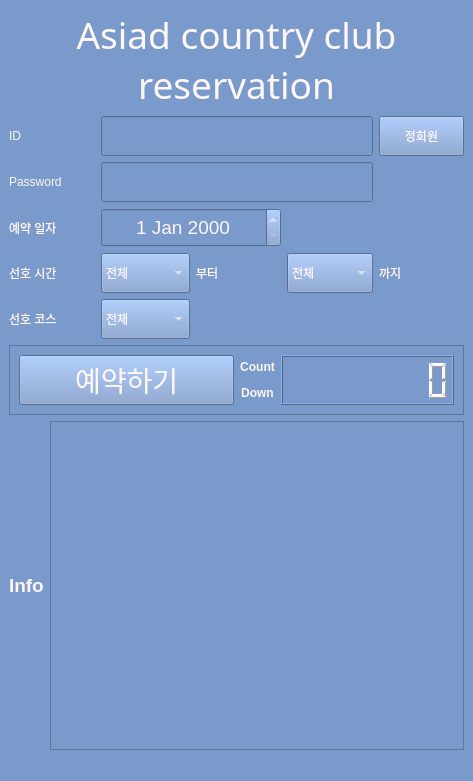
<?xml version="1.0" encoding="UTF-8"?>
<ui version="4.0">
 <class>AsiadForm</class>
 <widget class="QMainWindow" name="AsiadForm">
  <property name="geometry">
   <rect>
    <x>0</x>
    <y>0</y>
    <width>473</width>
    <height>781</height>
   </rect>
  </property>
  <property name="windowTitle">
   <string>Asiad country club reservation</string>
  </property>
  <property name="styleSheet">
   <string notr="true">background-color: #7b9acc;
color:#FCF6F5;</string>
  </property>
  <widget class="QWidget" name="centralwidget">
   <layout class="QVBoxLayout" name="verticalLayout_2">
    <item>
     <layout class="QVBoxLayout" name="verticalLayout" stretch="5,0,5">
      <item>
       <layout class="QGridLayout" name="gridLayout" rowstretch="2,1,1,1,1,1">
        <item row="4" column="0">
         <widget class="QLabel" name="label_4">
          <property name="sizePolicy">
           <sizepolicy hsizetype="Expanding" vsizetype="Expanding">
            <horstretch>0</horstretch>
            <verstretch>0</verstretch>
           </sizepolicy>
          </property>
          <property name="text">
           <string>선호 시간</string>
          </property>
         </widget>
        </item>
        <item row="4" column="2">
         <widget class="QLabel" name="label_7">
          <property name="sizePolicy">
           <sizepolicy hsizetype="Expanding" vsizetype="Expanding">
            <horstretch>0</horstretch>
            <verstretch>0</verstretch>
           </sizepolicy>
          </property>
          <property name="text">
           <string>부터</string>
          </property>
         </widget>
        </item>
        <item row="4" column="3">
         <widget class="QComboBox" name="ito_time">
          <property name="sizePolicy">
           <sizepolicy hsizetype="Expanding" vsizetype="Expanding">
            <horstretch>0</horstretch>
            <verstretch>0</verstretch>
           </sizepolicy>
          </property>
          <item>
           <property name="text">
            <string>전체</string>
           </property>
          </item>
          <item>
           <property name="text">
            <string>5시</string>
           </property>
          </item>
          <item>
           <property name="text">
            <string>6시</string>
           </property>
          </item>
          <item>
           <property name="text">
            <string>7시</string>
           </property>
          </item>
          <item>
           <property name="text">
            <string>8시</string>
           </property>
          </item>
          <item>
           <property name="text">
            <string>9시</string>
           </property>
          </item>
          <item>
           <property name="text">
            <string>10시</string>
           </property>
          </item>
          <item>
           <property name="text">
            <string>11시</string>
           </property>
          </item>
          <item>
           <property name="text">
            <string>12시</string>
           </property>
          </item>
          <item>
           <property name="text">
            <string>13시</string>
           </property>
          </item>
          <item>
           <property name="text">
            <string>14시</string>
           </property>
          </item>
          <item>
           <property name="text">
            <string>15시</string>
           </property>
          </item>
         </widget>
        </item>
        <item row="4" column="1">
         <widget class="QComboBox" name="ifm_time">
          <property name="sizePolicy">
           <sizepolicy hsizetype="Expanding" vsizetype="Expanding">
            <horstretch>0</horstretch>
            <verstretch>0</verstretch>
           </sizepolicy>
          </property>
          <item>
           <property name="text">
            <string>전체</string>
           </property>
          </item>
          <item>
           <property name="text">
            <string>5시</string>
           </property>
          </item>
          <item>
           <property name="text">
            <string>6시</string>
           </property>
          </item>
          <item>
           <property name="text">
            <string>7시</string>
           </property>
          </item>
          <item>
           <property name="text">
            <string>8시</string>
           </property>
          </item>
          <item>
           <property name="text">
            <string>9시</string>
           </property>
          </item>
          <item>
           <property name="text">
            <string>10시</string>
           </property>
          </item>
          <item>
           <property name="text">
            <string>11시</string>
           </property>
          </item>
          <item>
           <property name="text">
            <string>12시</string>
           </property>
          </item>
          <item>
           <property name="text">
            <string>13시</string>
           </property>
          </item>
          <item>
           <property name="text">
            <string>14시</string>
           </property>
          </item>
          <item>
           <property name="text">
            <string>15시</string>
           </property>
          </item>
         </widget>
        </item>
        <item row="3" column="0">
         <widget class="QLabel" name="label_3">
          <property name="sizePolicy">
           <sizepolicy hsizetype="Expanding" vsizetype="Expanding">
            <horstretch>0</horstretch>
            <verstretch>0</verstretch>
           </sizepolicy>
          </property>
          <property name="text">
           <string>예약 일자</string>
          </property>
         </widget>
        </item>
        <item row="2" column="0">
         <widget class="QLabel" name="label_5">
          <property name="sizePolicy">
           <sizepolicy hsizetype="Expanding" vsizetype="Expanding">
            <horstretch>0</horstretch>
            <verstretch>0</verstretch>
           </sizepolicy>
          </property>
          <property name="text">
           <string>Password</string>
          </property>
         </widget>
        </item>
        <item row="1" column="0">
         <widget class="QLabel" name="label_2">
          <property name="sizePolicy">
           <sizepolicy hsizetype="Expanding" vsizetype="Expanding">
            <horstretch>0</horstretch>
            <verstretch>0</verstretch>
           </sizepolicy>
          </property>
          <property name="text">
           <string>ID</string>
          </property>
         </widget>
        </item>
        <item row="5" column="0">
         <widget class="QLabel" name="label_6">
          <property name="sizePolicy">
           <sizepolicy hsizetype="Expanding" vsizetype="Expanding">
            <horstretch>0</horstretch>
            <verstretch>0</verstretch>
           </sizepolicy>
          </property>
          <property name="text">
           <string>선호 코스</string>
          </property>
         </widget>
        </item>
        <item row="4" column="4">
         <widget class="QLabel" name="label_10">
          <property name="sizePolicy">
           <sizepolicy hsizetype="Expanding" vsizetype="Expanding">
            <horstretch>0</horstretch>
            <verstretch>0</verstretch>
           </sizepolicy>
          </property>
          <property name="text">
           <string>까지</string>
          </property>
         </widget>
        </item>
        <item row="5" column="1">
         <widget class="QComboBox" name="icourse">
          <property name="sizePolicy">
           <sizepolicy hsizetype="Expanding" vsizetype="Expanding">
            <horstretch>0</horstretch>
            <verstretch>0</verstretch>
           </sizepolicy>
          </property>
          <item>
           <property name="text">
            <string>전체</string>
           </property>
          </item>
          <item>
           <property name="text">
            <string>Lake 코스</string>
           </property>
          </item>
          <item>
           <property name="text">
            <string>Pine 코스</string>
           </property>
          </item>
          <item>
           <property name="text">
            <string>Valley 코스</string>
           </property>
          </item>
         </widget>
        </item>
        <item row="1" column="4">
         <widget class="QPushButton" name="imember">
          <property name="sizePolicy">
           <sizepolicy hsizetype="Expanding" vsizetype="Expanding">
            <horstretch>0</horstretch>
            <verstretch>0</verstretch>
           </sizepolicy>
          </property>
          <property name="text">
           <string>정회원</string>
          </property>
          <property name="checkable">
           <bool>true</bool>
          </property>
         </widget>
        </item>
        <item row="1" column="1" colspan="3">
         <widget class="QLineEdit" name="iid">
          <property name="sizePolicy">
           <sizepolicy hsizetype="Expanding" vsizetype="Expanding">
            <horstretch>0</horstretch>
            <verstretch>0</verstretch>
           </sizepolicy>
          </property>
         </widget>
        </item>
        <item row="2" column="1" colspan="3">
         <widget class="QLineEdit" name="ipassword">
          <property name="sizePolicy">
           <sizepolicy hsizetype="Expanding" vsizetype="Expanding">
            <horstretch>0</horstretch>
            <verstretch>0</verstretch>
           </sizepolicy>
          </property>
         </widget>
        </item>
        <item row="0" column="0" colspan="5">
         <widget class="QLabel" name="label">
          <property name="sizePolicy">
           <sizepolicy hsizetype="Expanding" vsizetype="Expanding">
            <horstretch>0</horstretch>
            <verstretch>0</verstretch>
           </sizepolicy>
          </property>
          <property name="font">
           <font>
            <family>Old English Text MT</family>
            <pointsize>28</pointsize>
           </font>
          </property>
          <property name="text">
           <string>Asiad country club reservation</string>
          </property>
          <property name="alignment">
           <set>Qt::AlignCenter</set>
          </property>
          <property name="wordWrap">
           <bool>true</bool>
          </property>
         </widget>
        </item>
        <item row="3" column="1" colspan="2">
         <widget class="QDateEdit" name="idate">
          <property name="sizePolicy">
           <sizepolicy hsizetype="Expanding" vsizetype="Expanding">
            <horstretch>0</horstretch>
            <verstretch>0</verstretch>
           </sizepolicy>
          </property>
          <property name="font">
           <font>
            <pointsize>14</pointsize>
           </font>
          </property>
          <property name="alignment">
           <set>Qt::AlignCenter</set>
          </property>
         </widget>
        </item>
       </layout>
      </item>
      <item>
       <widget class="QFrame" name="frame">
        <property name="sizePolicy">
         <sizepolicy hsizetype="Expanding" vsizetype="Expanding">
          <horstretch>0</horstretch>
          <verstretch>0</verstretch>
         </sizepolicy>
        </property>
        <property name="frameShape">
         <enum>QFrame::StyledPanel</enum>
        </property>
        <property name="frameShadow">
         <enum>QFrame::Raised</enum>
        </property>
        <layout class="QHBoxLayout" name="horizontalLayout_3">
         <item>
          <widget class="QPushButton" name="iproc">
           <property name="sizePolicy">
            <sizepolicy hsizetype="Expanding" vsizetype="Expanding">
             <horstretch>0</horstretch>
             <verstretch>0</verstretch>
            </sizepolicy>
           </property>
           <property name="font">
            <font>
             <pointsize>21</pointsize>
            </font>
           </property>
           <property name="text">
            <string>예약하기</string>
           </property>
          </widget>
         </item>
         <item>
          <layout class="QHBoxLayout" name="horizontalLayout" stretch="1,5">
           <item>
            <widget class="QLabel" name="label_8">
             <property name="sizePolicy">
              <sizepolicy hsizetype="Expanding" vsizetype="Expanding">
               <horstretch>0</horstretch>
               <verstretch>0</verstretch>
              </sizepolicy>
             </property>
             <property name="text">
              <string>&lt;html&gt;&lt;head/&gt;&lt;body&gt;&lt;p align=&quot;center&quot;&gt;&lt;span style=&quot; font-weight:700;&quot;&gt;Count&lt;/span&gt;&lt;/p&gt;&lt;p align=&quot;center&quot;&gt;&lt;span style=&quot; font-weight:700;&quot;&gt;Down&lt;/span&gt;&lt;/p&gt;&lt;/body&gt;&lt;/html&gt;</string>
             </property>
            </widget>
           </item>
           <item>
            <widget class="QLCDNumber" name="ilcdNumber">
             <property name="sizePolicy">
              <sizepolicy hsizetype="Expanding" vsizetype="Expanding">
               <horstretch>0</horstretch>
               <verstretch>0</verstretch>
              </sizepolicy>
             </property>
             <property name="digitCount">
              <number>8</number>
             </property>
            </widget>
           </item>
          </layout>
         </item>
        </layout>
       </widget>
      </item>
      <item>
       <layout class="QHBoxLayout" name="horizontalLayout_2">
        <item>
         <widget class="QLabel" name="label_9">
          <property name="text">
           <string>&lt;html&gt;&lt;head/&gt;&lt;body&gt;&lt;p&gt;&lt;span style=&quot; font-size:14pt; font-weight:700;&quot;&gt;Info&lt;/span&gt;&lt;/p&gt;&lt;/body&gt;&lt;/html&gt;</string>
          </property>
         </widget>
        </item>
        <item>
         <widget class="QTextBrowser" name="iresult"/>
        </item>
       </layout>
      </item>
     </layout>
    </item>
   </layout>
  </widget>
  <widget class="QMenuBar" name="menubar">
   <property name="geometry">
    <rect>
     <x>0</x>
     <y>0</y>
     <width>473</width>
     <height>26</height>
    </rect>
   </property>
  </widget>
  <widget class="QStatusBar" name="statusbar"/>
 </widget>
 <tabstops>
  <tabstop>iid</tabstop>
  <tabstop>imember</tabstop>
  <tabstop>ipassword</tabstop>
  <tabstop>idate</tabstop>
  <tabstop>ifm_time</tabstop>
  <tabstop>ito_time</tabstop>
  <tabstop>icourse</tabstop>
  <tabstop>iproc</tabstop>
  <tabstop>iresult</tabstop>
 </tabstops>
 <resources/>
 <connections/>
</ui>
